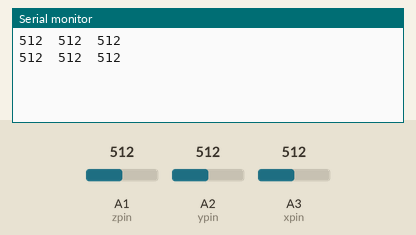
Bench run of a sketch on a simulated Arduino Uno, built with avr-gcc and run on an emulated ATmega328P. Shown: the last lines printed to the serial monitor. The inputs (shaded band) are chosen by the test bench; at power-on: A1 (zpin) = 512, A2 (ypin) = 512, A3 (xpin) = 512.

Above: at 1.8 s.
1.9 s: A1 (zpin) set to 716
At 2.4 s:
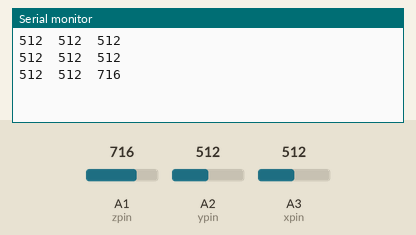
3.4 s: A2 (ypin) set to 716
At 4.7 s:
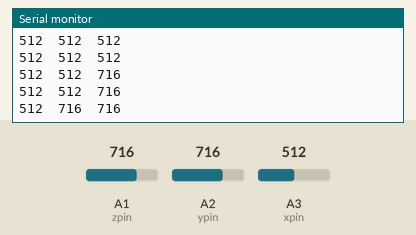
4.9 s: A3 (xpin) set to 716
At 5.8 s:
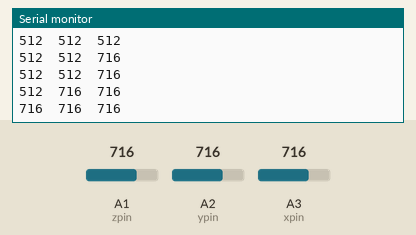
6.4 s: A1 (zpin) set to 900
At 7.6 s:
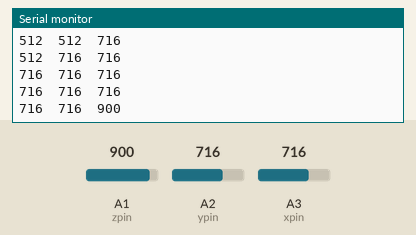
7.9 s: A2 (ypin) set to 900
At 8.4 s:
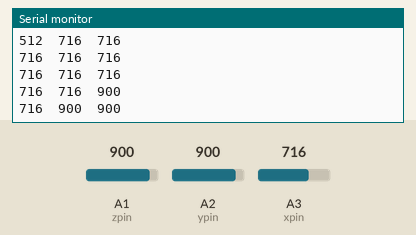
9.4 s: A3 (xpin) set to 900
At 10.8 s:
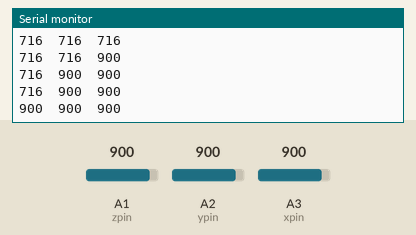
Timing chart, 0 to 11.9 s (numbered marks = the images above; inputs shaded):
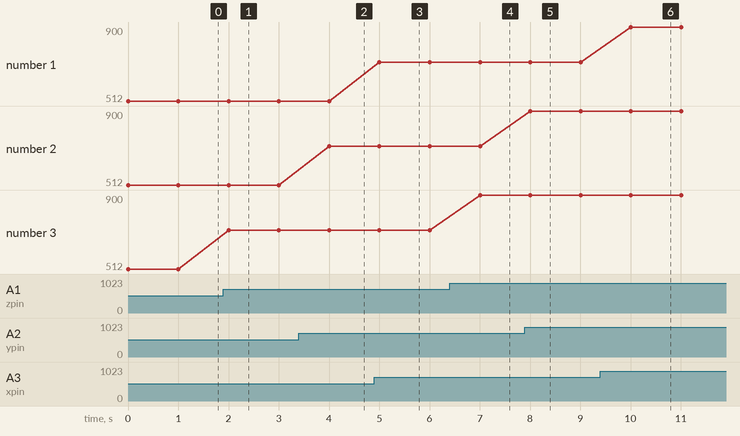

Measured:
- after the input at 1.9 s, the serial monitor: prints a new line after 0.10 s (image 1)
- after the input at 3.4 s, the serial monitor: prints a new line after 0.60 s (image 2)
- after the input at 4.9 s, the serial monitor: prints a new line after 0.10 s (image 3)
- after the input at 6.4 s, the serial monitor: prints a new line after 0.61 s (image 4)
- after the input at 7.9 s, the serial monitor: prints a new line after 0.11 s (image 5)
- after the input at 9.4 s, the serial monitor: prints a new line after 0.61 s (image 6)
- plotted number 3: 512 → 716 after the input at 1.9 s, 716 → 900 after the input at 6.4 s

The sketch:

Accelometer.ino
```cpp
const int xpin = A3;
const int ypin = A2;
const int zpin = A1;
void setup() {
  Serial.begin(9600);
  analogReference(EXTERNAL);
}

void loop() {
  Serial.print(analogRead(xpin));
  Serial.print("\t");
  Serial.print(analogRead(ypin));
  Serial.print("\t");
  Serial.print(analogRead(zpin));
  Serial.println();
  delay(1000);


}
```
